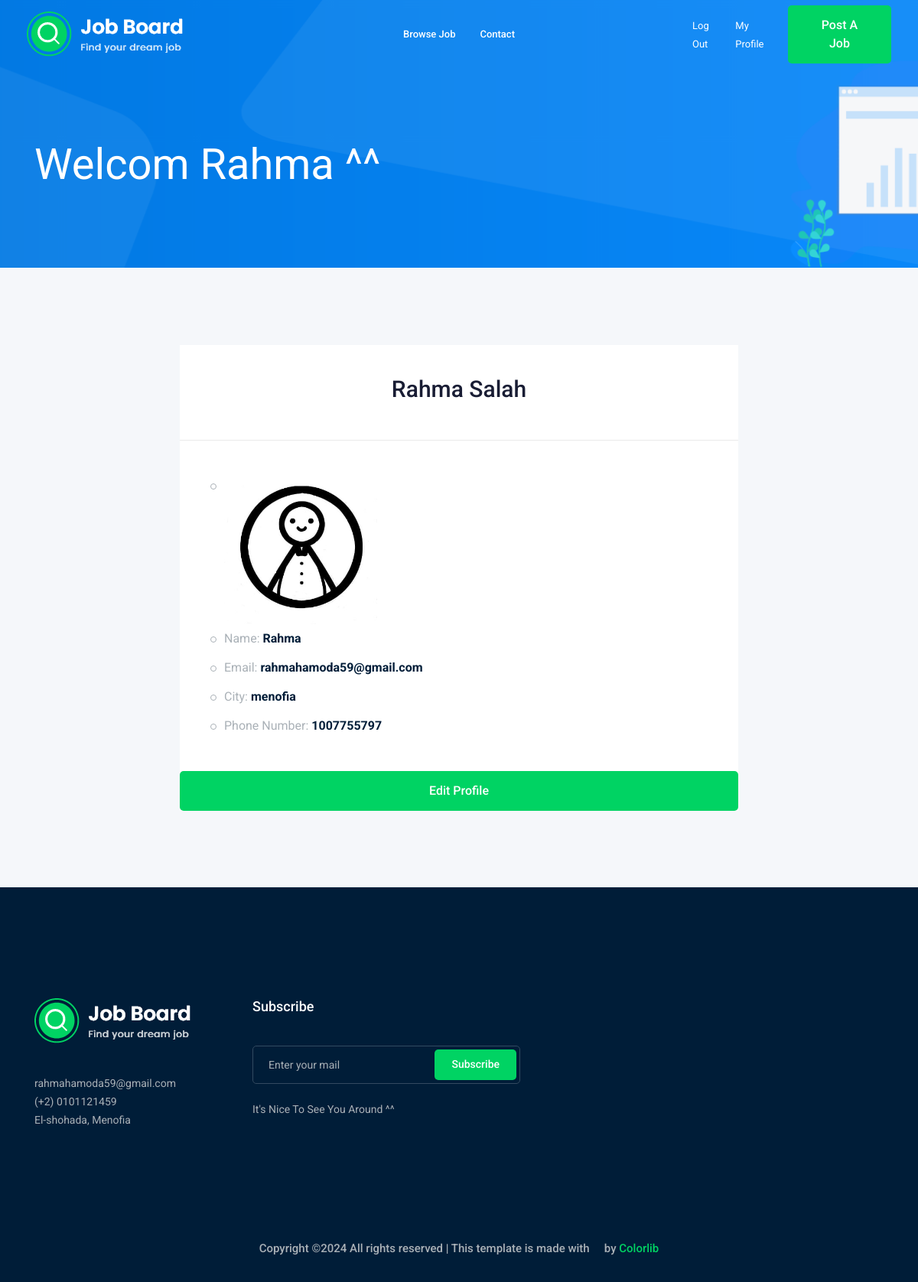
The app's page /accounts/profile (signed in) with its own data.
### accounts/models.py (models this page shows, shortened)
class profile(models.Model):
    user = models.OneToOneField(User,on_delete=models.CASCADE )
    city = models.ForeignKey('city',on_delete=models.CASCADE,null=True,blank=True)
    image = models.ImageField(upload_to='profile/',null=True,blank=True,default='avatar.jpg')
    phone_number = models.PositiveIntegerField(null=True)

class city(models.Model):
    name = models.CharField(max_length=50)
    def __str__(self):
        return str(self.name)

### accounts/views.py (the view)
# urls.py: path('profile',views.user_profile,name='profile'),
def user_profile(request):
    Profile= profile.objects.get(user=request.user)
    return render(request,'accounts/profile.html',{'profile':Profile})

### accounts/templates/accounts/profile.html (shortened to what this page needs)
{% extends 'base.html' %}
{% load bootstrap4 %}
{% load static %}
{% block content %}
    <div class="bradcam_area bradcam_bg_1">
        <div class="container">
            <div class="row">
                <div class="col-xl-12">
                    <div class="bradcam_text">
                        <h3>Welcom {{profile.user}} ^^</h3>
                    </div>
                </div>
            </div>
        </div>
    </div>
    <div class="job_details_area">
        <div class="container">
            <div class="row">
                <div class="col-lg-8 mx-auto">
                    <div class="job_details_header">
                                    <div class="job_sumary ">
                                        <div class="summery_header ">
                                            <h2 class="text-center">{{profile.user.first_name}} {{profile.user.last_name}}</h2>
                                        </div>
                                        <div class="job_content">
                                            <ul>
                                               <li><img src="{{profile.image.url}}" height="200px" width="200px" ></li>
                                                <li>Name: <span><strong>{{profile.user}}</strong></span></li>
                                                <li>Email: <span><strong>{{profile.user.email}}</strong></span></li>
                                                <li>City: <span><strong>{{profile.city}}</strong></span></li>
                                                <li>Phone Number: <span><strong>{{profile.phone_number}}</strong></span></li>
                                            </ul>
                                        </div>
                                          <div>
                                             <a href="{% url 'accounts:profile_edit' %}" class="boxed-btn3 w-100">Edit Profile</a>
                                         </div>
                                </div>
                            </div>
                        </div>
                    </div>
                </div>
            </div>
   {% endblock %}

### records on screen
profile: user "Rahma", user.first_name "Rahma", user.last_name "Salah", image (placeholder picture), user.email "rahmahamoda59@gmail.com", city "menofia", phone_number "1007755797"
